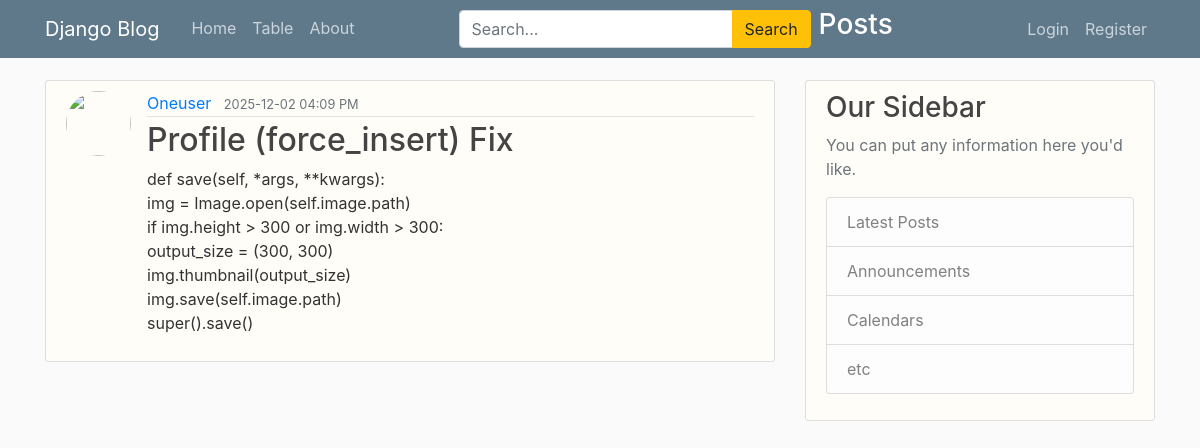
The page /post/25 on the database its author committed.
### blog/models.py (models this page shows)
class Post(models.Model):
    title = models.CharField(max_length=100)
    content = models.TextField()
    date_posted = models.DateTimeField(default=timezone.now)
    author = models.ForeignKey(User, on_delete=models.CASCADE)

### blog/views.py (the view)
# urls.py: path('post/<int:pk>', PostDetailView.as_view(), name='post-detail'),
class PostDetailView(DetailView):
    model = Post

### blog/templates/blog/post_detail.html (shortened to what this page needs)
{% extends "blog/base.html" %}
{% block content %}
    <article class="media content-section">
        <img class="rounded-circle article-img" src="{{ object.author.profile.image.url }}">
        <div class="media-body">
            <div class="article-metadata">
                <a class="mr-2 link-offset-2 link-underline link-underline-opacity-0"
                   href="{% url 'user-posts' post.author.username %}">{{ object.author }}</a>
                <small class="text-muted">{{ object.date_posted | date:"Y-m-d h:i A" }}</small>
            </div>
            <h2><a class="article-title link-offset-2 link-underline link-underline-opacity-0" href="#">{{ object.title }}</a></h2>
            <p class="article-content">{{ object.content }}</p>
        </div>
    </article>
{% endblock content %}

### blog/static/blog/main.css (style rules this page uses)
body { background: #fafafa; color: #333333; margin-top: 5rem; }
h1, h2, h3, h4, h5, h6 { color: #444444; }
.content-section { background: #fffdf7; padding: 10px 20px; border: 1px solid #dddddd; border-radius: 3px; margin-bottom: 20px; }
.article-title { color: #444444; }
.article-content { white-space: pre-line; }
.article-img { height: 65px; width: 65px; margin-right: 16px; }
.article-metadata { padding-bottom: 1px; margin-bottom: 4px; border-bottom: 1px solid #e3e3e3 }

### rows shown on the page
Post: author "Oneuser", date_posted "2025-12-02 04:09 PM", title "Profile (force_insert) Fix", content "def save(self, *args, **kwargs): img = Image.open(self.image.path) if img.height > 300 or img.width > 300: output_size = (300, 300) img.thumbnail(output_size) img.save(self.image.path) super().save()"
